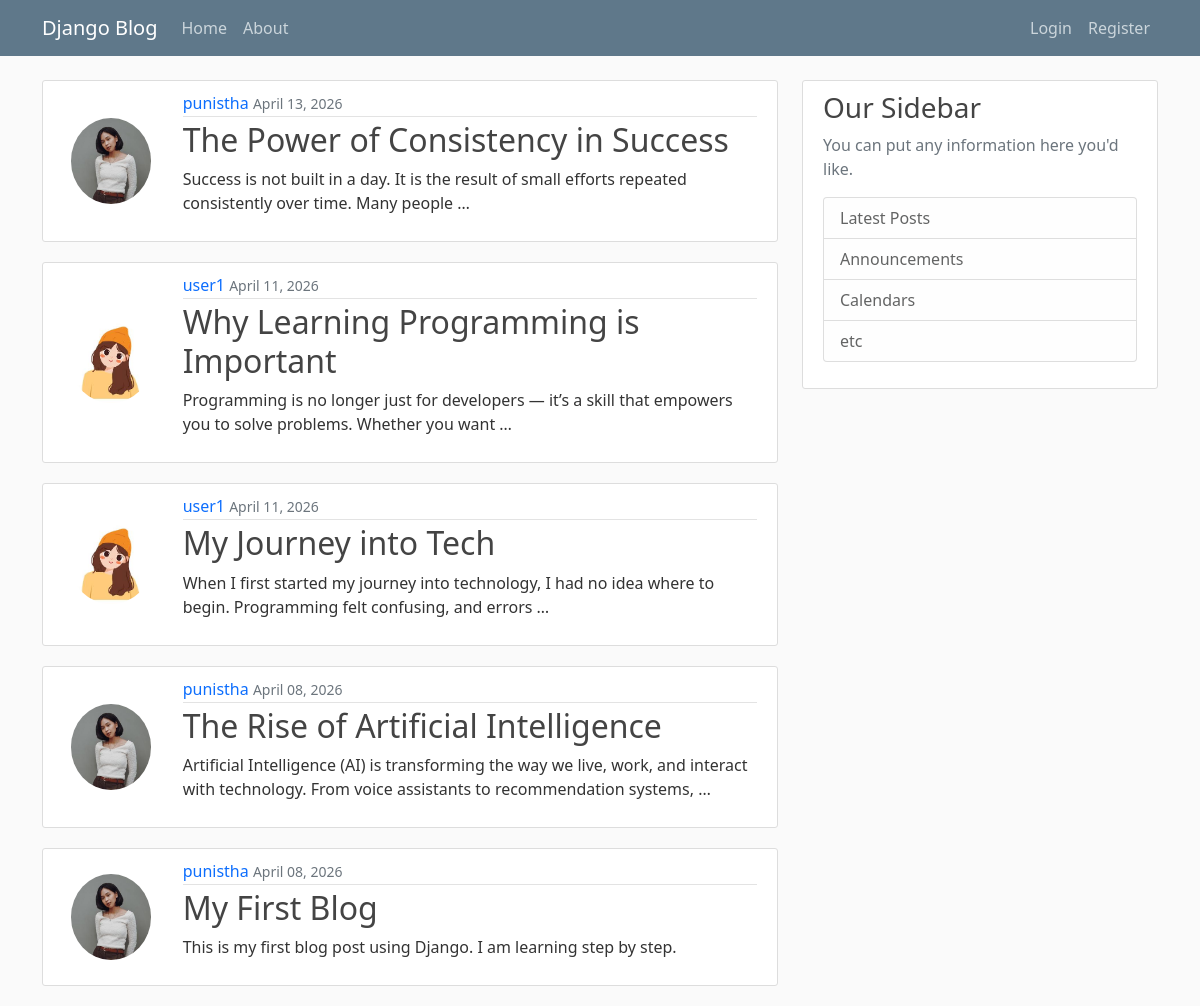
The page / on the database its author committed.
### blog/models.py (models this page shows, shortened)
class Post(models.Model):
    title = models.CharField(max_length=100)
    content = models.TextField()
    date_posted = models.DateTimeField(auto_now_add=True)
    author = models.ForeignKey(User, on_delete=models.CASCADE)

### users/models.py (models this page shows, shortened)
class Profile(models.Model):
    user=models.OneToOneField(User,on_delete=models.CASCADE)
    image=models.ImageField(default='default.jpg',upload_to='profile_pics')

### blog/views.py (the view)
# urls.py: path('',views.PostListView.as_view(),name='blog-home'),
class PostListView(ListView):
    model = Post
    template_name='blog/home.html'
    context_object_name='posts'
    ordering=['-date_posted']

### blog/templates/blog/home.html (shortened to what this page needs)
{% extends 'blog/base.html' %} {% block content %} {% for post in posts %}
<article class="media content-section">
  <div class="row">
    <div class="col-md-2 d-flex align-items-center justify-content-center">
      <img
        class="col-md-10 rounded-circle"
        src="{{ post.author.profile.image.url }}"
      />
    </div>
    <div class="media-body col-md-10">
      <div class="article-metadata">
        <a
          class="mr-2 text-decoration-none"
          href="{% url 'user-posts' post.author.username %}"
          >{{ post.author }}</a
        >
        <small class="text-muted">{{ post.date_posted|date:"F d, Y" }}</small>
      </div>
      <h2>
        <a
          class="article-title text-decoration-none"
          href="{% url 'post-detail' post.pk %}"
          >{{ post.title }}</a
        >
      </h2>
      <p class="article-content">{{ post.content | truncatewords:20 }}</p>
    </div>
  </div>
</article>
{% endfor %}  {% endblock content%}

### blog/templates/blog/base.html (shortened to what this page needs)
{% load static %}
<!DOCTYPE html>
<html>
<head>
  <link href="https://cdn.jsdelivr.net/npm/bootstrap@5.0.2/dist/css/bootstrap.min.css" rel="stylesheet"
>
  <link rel="stylesheet" href="{% static 'blog/main.css' %}">
</head>
<body>
  <header class="site-header">
    <nav class="navbar navbar-expand-md navbar-dark bg-steel fixed-top">
      <div class="container">
        <a class="navbar-brand mr-4" href="{% url 'blog-home' %}">Django Blog</a>
        <div class="collapse navbar-collapse" id="navbarToggle">
          <div class="navbar-nav mr-auto">
            <a class="nav-item nav-link" href="{% url 'blog-home' %}">Home</a>
            <a class="nav-item nav-link" href="{% url 'blog-about' %}">About</a>
          </div>
          <div class="navbar-nav ms-auto">
            {% if user.is_authenticated %}
            <a class="nav-item nav-link" href="{% url 'post-create' %}">New Post</a>
            <a class="nav-item nav-link" href="{% url 'profile' %}">Profile</a>
            <form method="post" action="{% url 'logout' %}">
              {% csrf_token %}
              <button class="btn nav-item nav-link" type="submit">logout</button>
            </form>
            {% else %}
            <a class="nav-item nav-link" href="{% url 'login' %}">Login</a>
            <a class="nav-item nav-link" href="{% url 'register' %}">Register</a>
            {% endif %}
          </div>
        </div>
    </nav>
  </header>
  <main role="main" class="container">
    <div class="row">
      <div class="col-md-8">
        {% block content %}{% endblock %}
      </div>
      <div class="col-md-4">
        <div class="content-section">
          <h3>Our Sidebar</h3>
          <p class='text-muted'>You can put any information here you'd like.
          <ul class="list-group">
            <li class="list-group-item list-group-item-light">Latest Posts</li>
            <li class="list-group-item list-group-item-light">Announcements</li>
            <li class="list-group-item list-group-item-light">Calendars</li>
            <li class="list-group-item list-group-item-light">etc</li>
          </ul>
          </p>
        </div>
      </div>
    </div>
  </main>
</body>
</html>

### blog/static/blog/main.css (style rules this page uses)
body { background: #fafafa; color: #333333; margin-top: 5rem; }
h1, h2, h3, h4, h5, h6 { color: #444444; }
ul { margin: 0; }
.bg-steel { background-color: #5f788a; }
.site-header .navbar-nav .nav-link { color: #cbd5db; }
.content-section { background: #ffffff; padding: 10px 20px; border: 1px solid #dddddd; border-radius: 3px; margin-bottom: 20px; }
.article-title { color: #444444; }
.article-content { white-space: pre-line; }
.article-metadata { padding-bottom: 1px; margin-bottom: 4px; border-bottom: 1px solid #e3e3e3 }

### rows shown on the page
Post: author.profile.image (picture), author "punistha", date_posted "April 13, 2026", title "The Power of Consistency in Success", content "Success is not built in a day. It is the result of small efforts repeated consistently over time. Many people …"
Post: author.profile.image (placeholder picture), author "user1", date_posted "April 11, 2026", title "Why Learning Programming is Important", content "Programming is no longer just for developers — it’s a skill that empowers you to solve problems. Whether you want …"
Post: author.profile.image (placeholder picture), author "user1", date_posted "April 11, 2026", title "My Journey into Tech", content "When I first started my journey into technology, I had no idea where to begin. Programming felt confusing, and errors …"
Post: author.profile.image (picture), author "punistha", date_posted "April 08, 2026", title "The Rise of Artificial Intelligence", content "Artificial Intelligence (AI) is transforming the way we live, work, and interact with technology. From voice assistants to recommendation systems, …"
Post: author.profile.image (picture), author "punistha", date_posted "April 08, 2026", title "My First Blog", content "This is my first blog post using Django. I am learning step by step."
